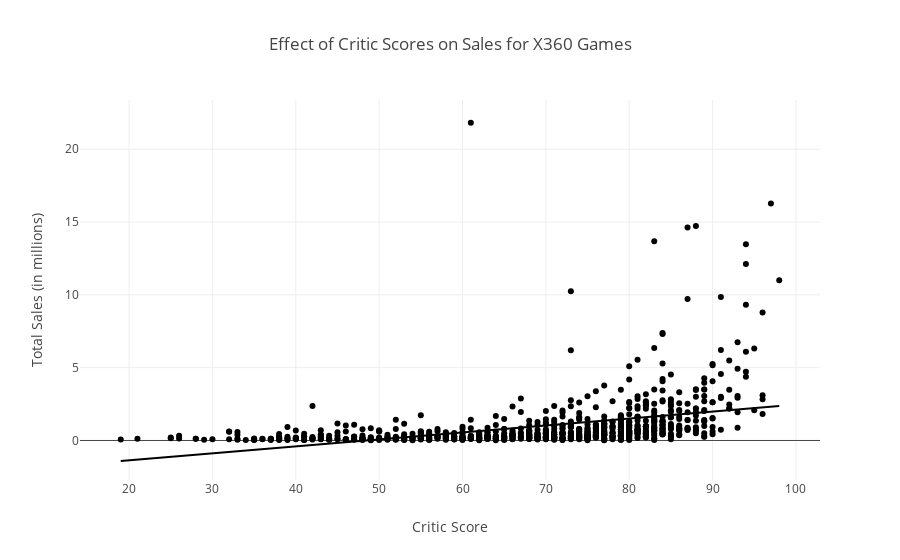

The notebook cell saved with this chart:
### Markdown cell above
Plotly has a nice trendline parameter that i learned while doing this but i decided to plot a scatter plot and use an OLS trendline to help visualize the impact if any of critic and user scores on sales and it seems that critic scores may not directly impact sales they do however fall in line with sales themselves as sales are typically higher the higher the critic score while the inverse although not as drastic occurs to the user scores as they rise the sales slowly fall. i also observed that the critic scores seem to start under the 0 line for sales in order to create a proper trendline id assume this is from either scores on games that have yet to release therefor have no user score or sale but a critic may very well have access to it or games they rate that low truley do correlate to the sales.

### Code cell
x360_data = game_data[game_data['platform'] == 'X360']

# Checking the relationship between user reviews, professional reviews, and total sales
# Dropping rows with missing values in relevant columns
x360_reviews_sales = x360_data.dropna(subset=['user_score', 'critic_score', 'total_sales'])

# Relationship between critic score and sales for X360 with trendline
fig_critic_sales_x360 = px.scatter(
    x360_reviews_sales,
    x='critic_score',
    y='total_sales',
    title="Effect of Critic Scores on Sales for X360 Games",
    labels={'critic_score': 'Critic Score', 'total_sales': 'Total Sales (in millions)'},
    trendline='ols'
)
fig_critic_sales_x360.update_layout(
    xaxis_title='Critic Score',
    yaxis_title='Total Sales (in millions)'
)
fig_critic_sales_x360.show()

# Relationship between user score and sales for X360 with trendline
fig_user_sales_x360 = px.scatter(
    x360_reviews_sales,
    x='user_score',
    y='total_sales',
    title="Effect of User Scores on Sales for X360 Games",
    labels={'user_score': 'User Score', 'total_sales': 'Total Sales (in millions)'},
    trendline='ols'
)
fig_user_sales_x360.update_layout(
    xaxis_title='User Score',
    yaxis_title='Total Sales (in millions)'
)
fig_user_sales_x360.show()

### Figure 1 — Plotly figure (JSON) as saved in the notebook; plotly's stock layout.template omitted (floating-point values rounded to 4 significant figures; data arrays with more than 128 entries replaced by an {"elided": "..."} marker saying what was removed)
{"data": [{"hovertemplate": "Critic Score=%{x}<br>Total Sales (in millions)=%{y}<extra></extra>", "legendgroup": "", "marker": {"color": "#000001", "symbol": "circle"}, "mode": "markers", "name": "", "orientation": "v", "showlegend": false, "type": "scatter", "x": {"elided": "881 int values"}, "xaxis": "x", "y": {"elided": "881 float values"}, "yaxis": "y"}, {"hovertemplate": "<b>OLS trendline</b><br>total_sales = 0.0477632 * critic_score + -2.31733<br>R<sup>2</sup>=0.151720<br><br>Critic Score=%{x}<br>Total Sales (in millions)=%{y} <b>(trend)</b><extra></extra>", "legendgroup": "", "marker": {"color": "#000001", "symbol": "circle"}, "mode": "lines", "name": "", "showlegend": false, "type": "scatter", "x": {"elided": "881 int values"}, "xaxis": "x", "y": {"elided": "881 float values"}, "yaxis": "y"}], "layout": {"legend": {"tracegroupgap": 0}, "title": {"text": "Effect of Critic Scores on Sales for X360 Games"}, "xaxis": {"anchor": "y", "domain": [0, 1], "title": {"text": "Critic Score"}}, "yaxis": {"anchor": "x", "domain": [0, 1], "title": {"text": "Total Sales (in millions)"}}}}
